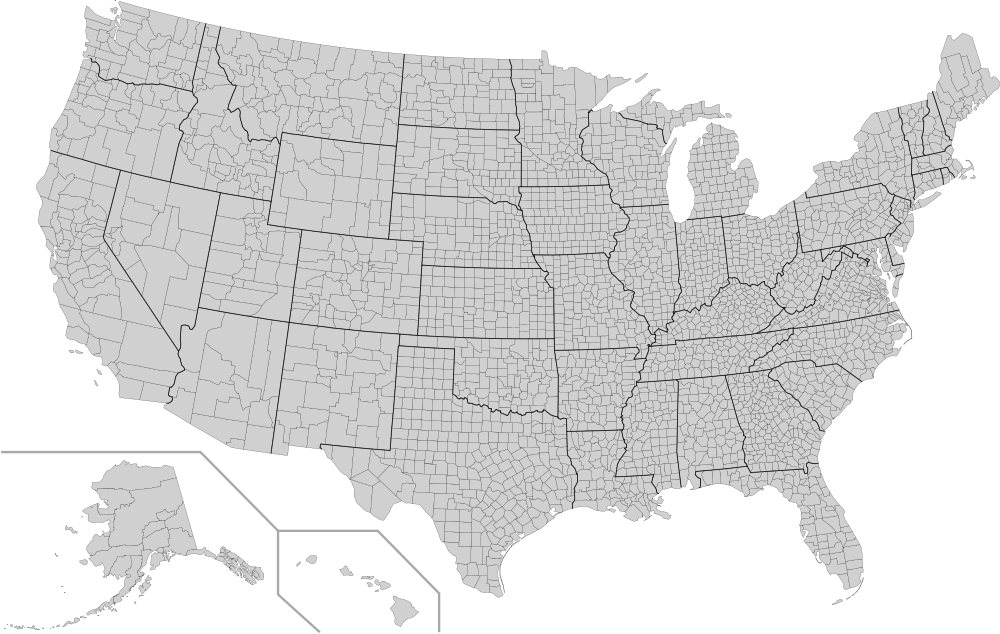
#> input picture USA_Counties_1000x634.png, 1000 x 634 px
$ python test-map.py
#> lines starting #> are read from the running program, lines starting #| are printed output that depends on the picture
"""
Week 1 practice project template for Python Data Visualization
Load a county-level PNG map of the USA and draw it using matplotlib
"""

import matplotlib.pyplot as plt
import matplotlib.colors as colors
import matplotlib as mpl
import math
import csv

# Houston location

USA_SVG_SIZE = [555, 352]
HOUSTON_POS = [270, 260]

def compute_county_cirle(county_population):
    """
    Takes a number as an input, that represents the population of a county
    and return a scaled number so it can be taken as the point size for a
    scatter plot
    """

    rescaled = county_population / 10000
    return rescaled

def create_riskmap(colormap=mpl.cm.jet):
    """
     Takes a colormap from the module matplotlib.cm module and returns a
     function that maps a cancer risk to an RGB value from the given colormap.
    """
    # [4 lines of commented-out code are left out]

    return lambda x: mpl.cm.ScalarMappable(norm=colors.LogNorm(vmin=min(x), vmax=max(x)),
                                            cmap=colormap).to_rgba(x)


def draw_USA_map(map_name, table):
    """
    Given the name of a PNG map of the USA (specified as a string),
    draw this map using matplotlib
    """

    # Load map image, note that using 'rb'option in open() is critical since png files are binary
    with open(map_name, 'rb') as read_map:
        map = plt.imread(read_map)

    #  Get dimensions of USA map image
    ypixels, xpixels, bands = map.shape

    # Plot USA map
    map_image = plt.imshow(map)

    #Make lists of the data to plot
    cancer_risk = [float(row[4]) for row in table]
    x_coords = [(float(row[5]) * xpixels) / USA_SVG_SIZE[0] for row in table]
    y_coords = [(float(row[6]) * ypixels) / USA_SVG_SIZE[1] for row in table]
    population = [compute_county_cirle(int(row[3])) for row in table]

    #plot data in a scatter plot
    cmap = create_riskmap()
    plt.scatter(x = x_coords, y = y_coords, s=population, c=cmap(cancer_risk))

    plt.show()
    #plt.savefig("map.png")


#draw_USA_map("USA_Counties_555x352.png")
#draw_USA_map("USA_Counties_1000x634.png")

def read_csv_file(file_name):
    """
    Given a CSV file, read the data into a nested list
    Input: String corresponding to comma-separated  CSV file
    Output: Nested list consisting of the fields in the CSV file
    """

    with open(file_name, newline='') as csv_file:       # don't need to explicitly close the file now
        csv_table = []
        csv_reader = csv.reader(csv_file, delimiter=',')
        for row in csv_reader:
            csv_table.append(row)
    return csv_table


def draw_cancer_risk_map(joined_csv_file_name,map_name,num_counties=0):
    """
     Takes the name of a CSV file and the name of the USA map and draws a scatter plot
      with scatter points of fixed size and color at the center of the num_counties
      counties with highest cancer risk.
      Omitting the final optional argument num_counties
      should default to drawing all counties.
    """

    csv_file = read_csv_file(joined_csv_file_name)
#> (reads cancer_risk/cancer_risk_joined.csv from the repository)

    #sort table by cancer risk
    csv_file.sort(key=lambda row: float(row[4]), reverse=True)

    #plot map
    if num_counties != 0:
        trim_table = csv_file[0:num_counties]
        map = draw_USA_map(map_name, trim_table)
    else:
        map = draw_USA_map(map_name, csv_file)
#> in draw_USA_map, map is the input picture: shape (634, 1000, 4) float32; mean R, G, B, A 0.427, 0.427, 0.427, 0.549
#> in draw_USA_map, `plt.show()`:
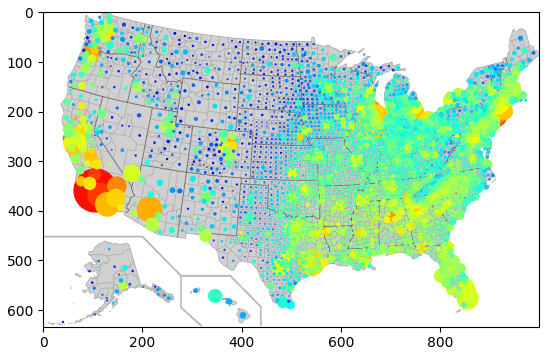
#> figure drawn by matplotlib, 1 panel

#tests
#draw_cancer_risk_map("cancer_risk_joined.csv","USA_Counties_1000x634.png", 20)
#draw_cancer_risk_map("cancer_risk_joined.csv","USA_Counties_1000x634.png", 100)
draw_cancer_risk_map("cancer_risk_joined.csv","USA_Counties_1000x634.png")
